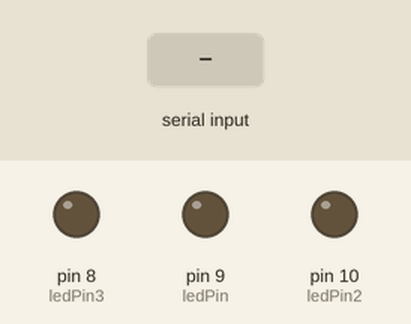
Bench run of a sketch on a simulated Arduino Uno, built with avr-gcc and run on an emulated ATmega328P. Shown: output pins drawn as LEDs (lit = HIGH). Inputs (shaded band) come from the test bench.

Above: at 1.2 s.
1.3 s: "D" received over Serial
At 2.5 s:
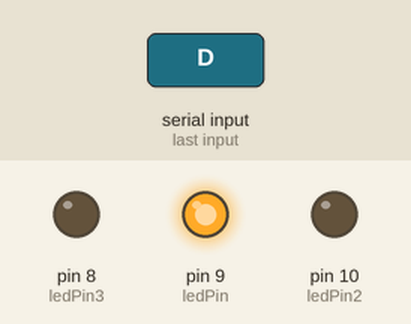
2.8 s: "O" received over Serial
At 4.1 s:
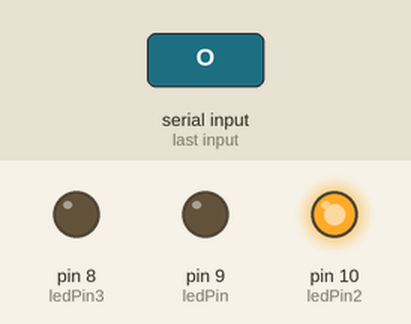
4.8 s: "L" received over Serial
At 5.6 s:
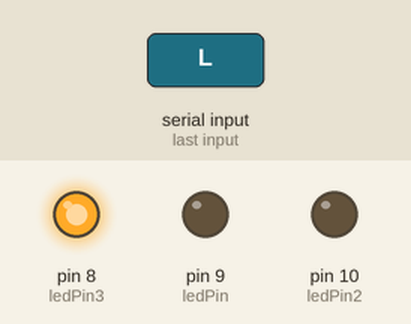
6.8 s: "A" received over Serial
At 8.4 s:
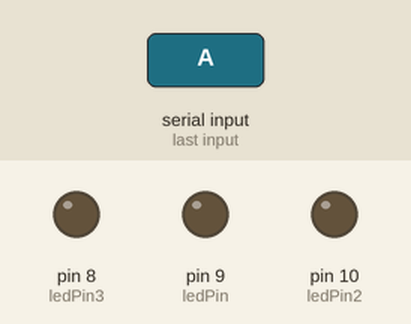
Timing chart, 0 to 9.8 s (numbered marks = the images above; inputs shaded):
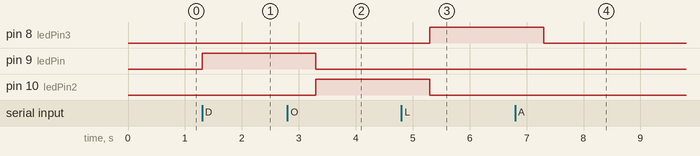

The sketch:

codigo_ard.ino
```cpp
int ledPin = 9;
int ledPin2 = 10;
int ledPin3 = 8;

char numero = '-';
void setup(){
  pinMode(ledPin, OUTPUT);
  pinMode(ledPin2, OUTPUT);
  pinMode(ledPin3, OUTPUT);
  Serial.begin(9600);
}

void loop(){
  if (Serial.available() > 0){
    numero = Serial.read();
  }

  if (numero != '-'){
    if (numero == 'D') {
      digitalWrite(ledPin, HIGH);
      digitalWrite(ledPin2, LOW);
      digitalWrite(ledPin3, LOW);
      delay(1000);
    }
    else if (numero == 'O'){
      digitalWrite(ledPin, LOW);
      digitalWrite(ledPin2, HIGH);
      digitalWrite(ledPin3, LOW);
      delay(1000);
    }
    else if (numero == 'L'){
      digitalWrite(ledPin, LOW);
      digitalWrite(ledPin2, LOW);
      digitalWrite(ledPin3, HIGH);
      delay(1000);
    }
    else if (numero == 'A'){
      digitalWrite(ledPin, LOW);
      digitalWrite(ledPin2, LOW);
      digitalWrite(ledPin3, LOW);
      delay(1000);
    }
  }
}
```

Measured:
- after the input at 1.3 s, pin 9 (ledPin): LOW → HIGH at once
- after the input at 2.8 s, pin 9 (ledPin): HIGH → LOW after 0.50 s; pin 10 (ledPin2): LOW → HIGH after 0.50 s
- after the input at 4.8 s, pin 8 (ledPin3): LOW → HIGH after 0.50 s; pin 10 (ledPin2): HIGH → LOW after 0.50 s
- after the input at 6.8 s, pin 8 (ledPin3): HIGH → LOW after 0.50 s
